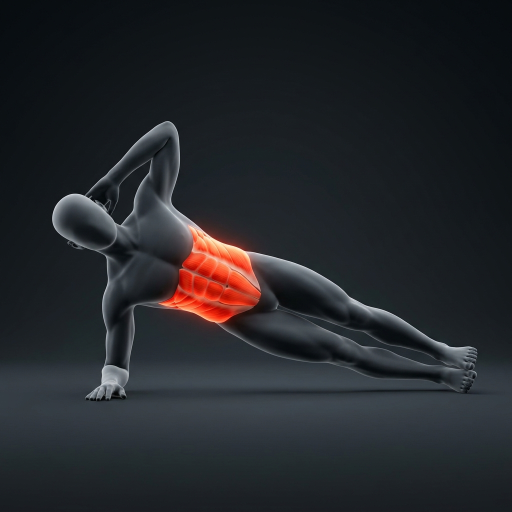
#> input picture scratch/generated/abdomen_oblicuos.png, 1024 x 1024 px (shown at 1/2 size); its folder holds 4 pictures in this run
$ python compress_images.py
#> lines starting #> are read from the running program, lines starting #| are printed output that depends on the picture
import os
import sys
import glob
from PIL import Image

src_dir = "/Users/andresmercado/Documents/App GYM/App Coach/scratch/generated"
dist_dir = "/Users/andresmercado/Documents/App GYM/App Coach/public/exercises"

os.makedirs(dist_dir, exist_ok=True)
os.makedirs(src_dir, exist_ok=True)

print("Starting WebP compression script...")
png_files = glob.glob(os.path.join(src_dir, "*.png"))
print(f"Found {len(png_files)} PNG files to compress.")

for file_path in png_files:
    filename = os.path.basename(file_path)
    name_without_ext = os.path.splitext(filename)[0]
    dest_path = os.path.join(dist_dir, name_without_ext + ".webp")

    try:
        img = Image.open(file_path)
#> img is the input picture: PIL image 1024x1024 RGB; mean R, G, B 36.7, 38.8, 42.7
        img.thumbnail((450, 450)) # Downscale
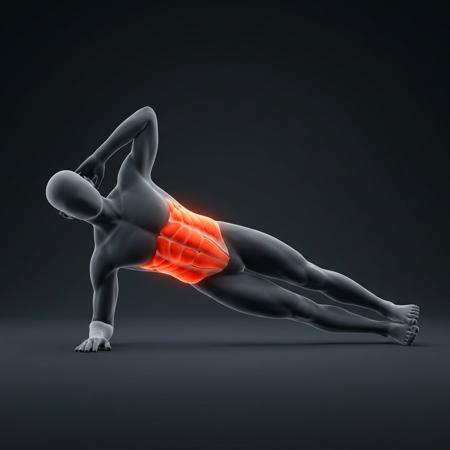
#> img: PIL image 450x450 RGB; mean R, G, B 36.7, 38.8, 42.7
        img.save(dest_path, "WEBP", quality=75)
        orig_size = os.path.getsize(file_path) // 1024
        new_size = os.path.getsize(dest_path) // 1024
        print(f"Compressed {filename} ({orig_size}KB) -> {name_without_ext}.webp ({new_size}KB)")
    except Exception as e:
        print(f"Error compressing {filename}: {e}")
#> pass 2 of the loop `for file_path in png_files:`:
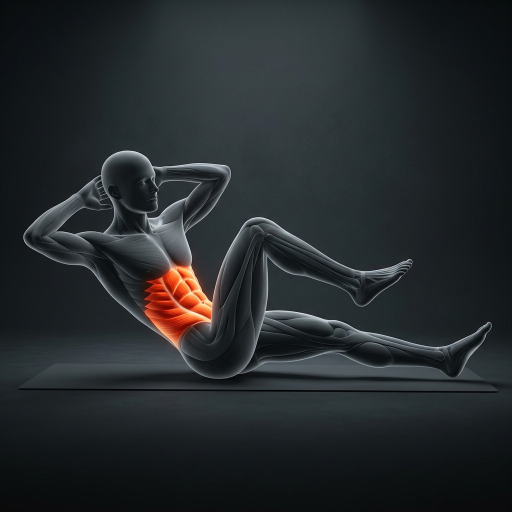
#> input picture scratch/generated/abdomen_recto.png, 1024 x 1024 px (shown at 1/2 size)
#> img is the input picture: PIL image 1024x1024 RGB; mean R, G, B 37.6, 41.7, 44.4
#> `img.thumbnail((450, 450))`:
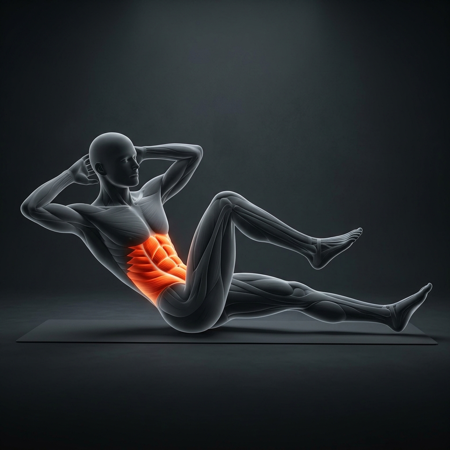
#> img: PIL image 450x450 RGB; mean R, G, B 37.6, 41.7, 44.4
#> pass 3 of the loop `for file_path in png_files:`:
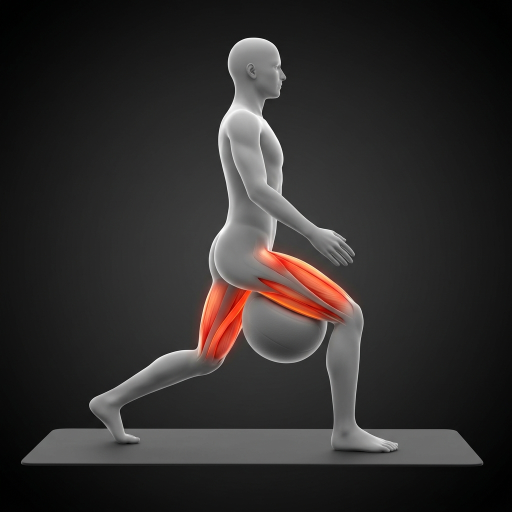
#> input picture scratch/generated/aductores.png, 1024 x 1024 px (shown at 1/2 size)
#> img is the input picture: PIL image 1024x1024 RGB; mean R, G, B 48.2, 45.2, 44.3
#> `img.thumbnail((450, 450))`:
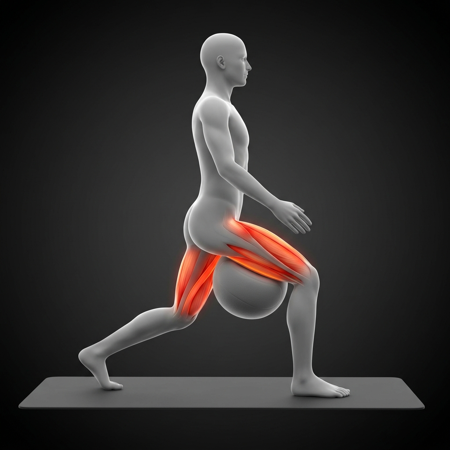
#> img: PIL image 450x450 RGB; mean R, G, B 48.2, 45.2, 44.3
#> the loop made 4 passes; the first 3 are shown

print("Compression complete.")
